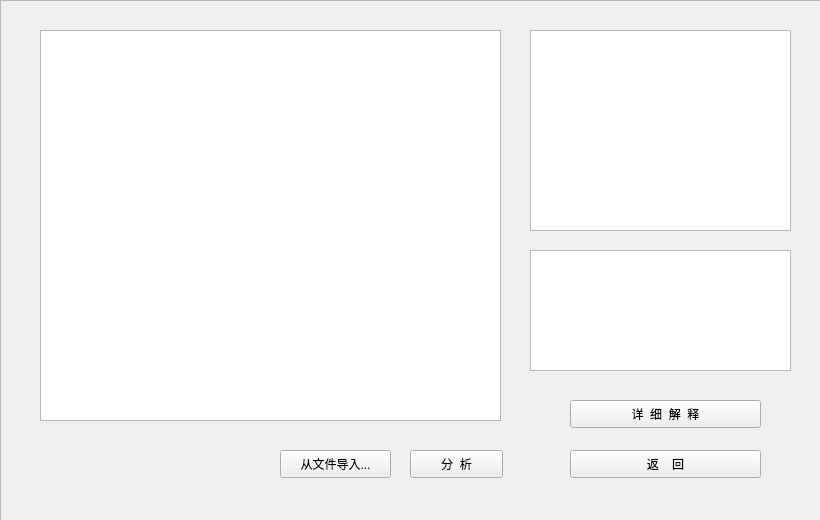
<?xml version="1.0" encoding="UTF-8"?>
<ui version="4.0">
 <class>TextWindow</class>
 <widget class="QMainWindow" name="TextWindow">
  <property name="geometry">
   <rect>
    <x>0</x>
    <y>0</y>
    <width>820</width>
    <height>520</height>
   </rect>
  </property>
  <property name="minimumSize">
   <size>
    <width>820</width>
    <height>520</height>
   </size>
  </property>
  <property name="maximumSize">
   <size>
    <width>820</width>
    <height>520</height>
   </size>
  </property>
  <property name="windowTitle">
   <string>文本分析</string>
  </property>
  <widget class="QWidget" name="centralwidget">
   <widget class="QPushButton" name="detailBtn">
    <property name="geometry">
     <rect>
      <x>570</x>
      <y>400</y>
      <width>191</width>
      <height>28</height>
     </rect>
    </property>
    <property name="text">
     <string>详  细  解  释</string>
    </property>
   </widget>
   <widget class="QTextBrowser" name="transBrowser">
    <property name="geometry">
     <rect>
      <x>530</x>
      <y>250</y>
      <width>261</width>
      <height>121</height>
     </rect>
    </property>
   </widget>
   <widget class="QPushButton" name="importBtn">
    <property name="geometry">
     <rect>
      <x>280</x>
      <y>450</y>
      <width>111</width>
      <height>28</height>
     </rect>
    </property>
    <property name="text">
     <string>从文件导入...</string>
    </property>
   </widget>
   <widget class="QPushButton" name="returnBtn">
    <property name="geometry">
     <rect>
      <x>570</x>
      <y>450</y>
      <width>191</width>
      <height>28</height>
     </rect>
    </property>
    <property name="text">
     <string>返    回</string>
    </property>
   </widget>
   <widget class="QPushButton" name="analyseBtn">
    <property name="geometry">
     <rect>
      <x>410</x>
      <y>450</y>
      <width>93</width>
      <height>28</height>
     </rect>
    </property>
    <property name="text">
     <string>分  析</string>
    </property>
   </widget>
   <widget class="QTextEdit" name="articleEdit">
    <property name="geometry">
     <rect>
      <x>40</x>
      <y>30</y>
      <width>461</width>
      <height>391</height>
     </rect>
    </property>
   </widget>
   <widget class="QListWidget" name="wordList">
    <property name="geometry">
     <rect>
      <x>530</x>
      <y>30</y>
      <width>261</width>
      <height>201</height>
     </rect>
    </property>
   </widget>
   <widget class="QFrame" name="bgimg">
    <property name="geometry">
     <rect>
      <x>0</x>
      <y>0</y>
      <width>821</width>
      <height>521</height>
     </rect>
    </property>
    <property name="frameShape">
     <enum>QFrame::StyledPanel</enum>
    </property>
    <property name="frameShadow">
     <enum>QFrame::Raised</enum>
    </property>
   </widget>
   <zorder>bgimg</zorder>
   <zorder>detailBtn</zorder>
   <zorder>transBrowser</zorder>
   <zorder>importBtn</zorder>
   <zorder>returnBtn</zorder>
   <zorder>analyseBtn</zorder>
   <zorder>articleEdit</zorder>
   <zorder>wordList</zorder>
  </widget>
 </widget>
 <resources/>
 <connections>
  <connection>
   <sender>returnBtn</sender>
   <signal>clicked()</signal>
   <receiver>TextWindow</receiver>
   <slot>close()</slot>
   <hints>
    <hint type="sourcelabel">
     <x>738</x>
     <y>468</y>
    </hint>
    <hint type="destinationlabel">
     <x>792</x>
     <y>457</y>
    </hint>
   </hints>
  </connection>
 </connections>
</ui>
